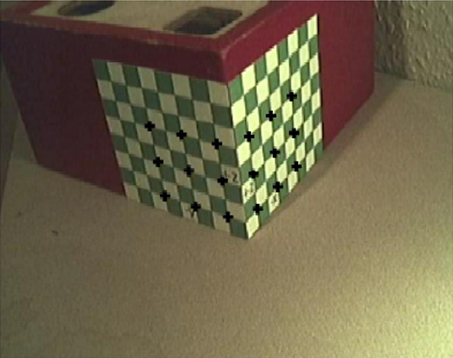
%> input picture rig.bmp, 453 x 358 px
$ octave Project1_bonus.m   (GNU Octave 9; MATLAB toolbox functions it lacks are replaced by stand-ins)
%> lines starting %> are read from the running program, lines starting %| are printed output that depends on the picture; in (x1, y1, x2, y2) boxes, pixels count from 0 and x2, y2 are one past the last pixel; in counts of white or black regions, pixels touching at a corner belong together; the program's own positions count from 1
clear;

% Image, 2D Points, and 3D Points Loading
I1=imread('rig.bmp');
%> I1 is the input picture: size 358x453x3 uint8; mean R, G, B 110.9, 100.9, 74.5
V1=imread('rig.bmp');

px = [248 239; 261 225; 270 215; 281 203; 289 194; 300 184; 307 173; 316 163; 323 155];
py = [232 234; 215 228; 199 223; 183 217; 168 211; 154 207; 141 202; 127 197];
pz = [243 205; 239 169; 234 128; 228 86; 298 30; 317 15];
pxz = [258 210; 278 187; 296 167; 314 148; 254 175; 275 154; 294 139; 312 114; 249 136; 271 115; 292 96; 331 79; 244 96; 267 76; 289 58; 308 41];
pyz = [228 217; 197 207; 165 197; 138 187; 223 182; 190 172; 159 164; 129 155; 217 145; 182 136; 150 127; 120 119; 210 103; 176 95; 142 89; 112 82];
p = [px; py; pz; pxz; pyz];

Px =  [0 0 0 1; 1 0 0 1; 2 0 0 1; 3 0 0 1; 4 0 0 1; 5 0 0 1; 6 0 0 1; 7 0 0 1; 8 0 0 1];
Py =           [0 1 0 1; 0 2 0 1; 0 3 0 1; 0 4 0 1; 0 5 0 1; 0 6 0 1; 0 7 0 1; 0 8 0 1];
Pz =           [0 0 2 1; 0 0 4 1; 0 0 6 1; 0 0 8 1; 7 0 8 1; 8 0 8 1];
Pxz =          [1 0 1 1; 3 0 1 1; 5 0 1 1; 7 0 1 1; 1 0 3 1; 3 0 3 1; 5 0 3 1; 7 0 3 1; 1 0 5 1; 3 0 5 1; 5 0 5 1; 7 0 5 1; 1 0 7 1; 3 0 7 1; 5 0 7 1; 7 0 7 1];
Pyz =          [0 1 1 1; 0 3 1 1; 0 5 1 1; 0 7 1 1; 0 1 3 1; 0 3 3 1; 0 5 3 1; 0 7 3 1; 0 1 5 1; 0 3 5 1; 0 5 5 1; 0 7 5 1; 0 1 7 1; 0 3 7 1; 0 5 7 1; 0 7 7 1];
P = [Px; Py; Pz; Pxz; Pyz];

%% Projection Matrix Estimation
zero_T = [0 0 0 0];
for i=1:size(p,1)
    A = [P(i,:) zero_T -1*p(i,1).*P(i,:)];
    B = [zero_T P(i,:) -1*p(i,2).*P(i,:)];
    if i == 1
        Q = [A; B];
    else
        Q = [Q; A; B];
    end
end

% Eigenvalue Problem - Evaluate which column the best error value
[V D] = eig(Q'*Q);
min_index = 1;
for i = 1:size(D,1)
    if D(min_index, min_index) > D(i,i)
        min_index = i;
    end
end

% Projection Matrix Construction
m=V(:,min_index);
M = reshape(m,4,3)'

%% Variables to Calculate Intrinsic and Extrinsic Parameters
A = M(1:3, 1:3);
b = M(1:3, 4);
a1 = A(1,:);
a2 = A(2,:);
a3 = A(3,:);

% Intrinsic Parameters - u0, v0, theta, alpha, beta
rho = 1/norm(a3);
num = -(dot(cross(a1,a3), cross(a2,a3)));
den = norm(cross(a1,a3))*norm(cross(a2,a3));

u0 = rho*rho*dot(a1,a3)                             % u0
v0 = rho*rho*dot(a2,a3)                             % v0
theta = acos(num/den)                               % theta
alpha = rho*rho*norm(cross(a1,a3))*sin(theta)     % alpha
beta = rho*rho*norm(cross(a2,a3))*sin(theta)      % beta

% Extrinsic Parameters - Rotation Matrix, and Shift Matrix
r1 = cross(a2,a3)/norm(cross(a2,a3));
r3 = rho*a3;
r2 = cross(r3, r1);

R = [r1;r2;r3]                                      % Rotation Matrix

K = [-alpha, -1*alpha*cot(theta), u0; 0, beta/sin(theta), v0; 0, 0, 1];
t = rho*inv(K)*b                                    % Shift Matrix

M_estimated = [K*R K*t]/rho

%% Calculate Points with Estimated Projection Matrix and Parameters
for z=1:9      %{x,10,z|x,z=0,…,10}
    for y=1:9
        point = [(M_estimated*[0, y-1, z-1, 1]')];
        point = round((point/point(3,:))');
        if y==1 && z==1
            p2 = point(:,1:2);
        else
            p2 = [p2; point(:,1:2)];
        end
    end
end

for x=1:9      %{10,y,z|y,z=0,…,10}
    for z=1:9
        point = [(M_estimated*[x-1, 0, z-1, 1]')];
        point = round((point/point(3,:))');
        if z==1 && x==1
            p3 = point(:,1:2);
        else
            p3 = [p3; point(:,1:2)];
        end
    end
end

%% Plot the estimated 2D-points onto image
for i=1:size(p2,1)          %{x,10,z|x,z=0,…,10}
    mx=p2(i,1);
    my=p2(i,2);
    for j=mx-2:mx+2
        for k=my-2:my+2
            I1(k,j)=1;
        end
    end
end
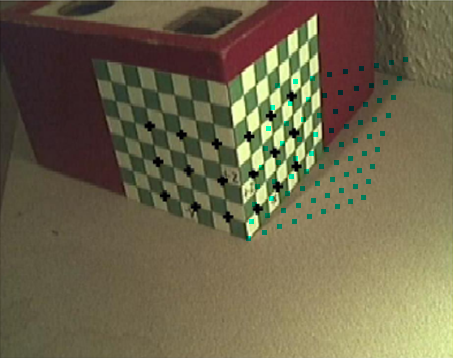
%> I1: size 358x453x3 uint8; 1.25% of pixels changed, all inside (x1, y1, x2, y2) = (246, 57, 408, 241)
for i=1:size(p2,1)          %{10,y,z|y,z=0,…,10}
    mx=p3(i,1);
    my=p3(i,2);
    for j=mx-2:mx+2
        for k=my-2:my+2
            I1(k,j)=1;
        end
    end
end
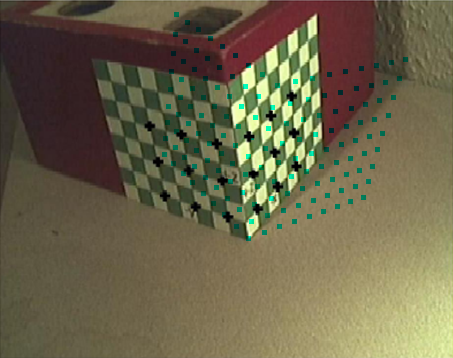
%> I1: size 358x453x3 uint8; 1.11% of pixels changed, all inside (x1, y1, x2, y2) = (162, 12, 265, 229)
figure(1), imshow(I1)

%% Video - Moving 3D Object
vidObj = VideoWriter("3D_Movement_Bonus.avi");
open(vidObj);
cube_pos = [0,-1,0; 0,0,0; 1,-1,0; 1,0,0; 0,-1,1; 0,0,1; 1,-1,1; 1,0,1];
%> (the run ends here)
